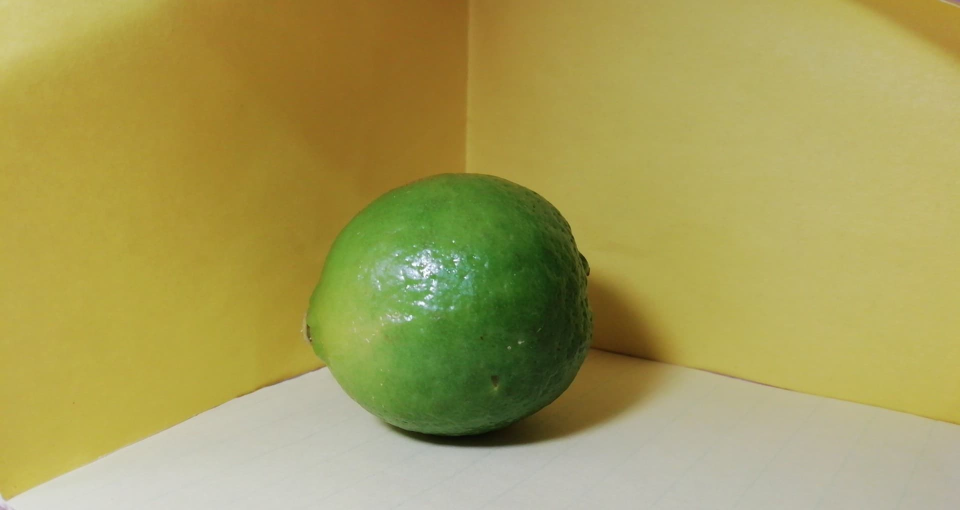
#> input picture Limon.jpg, 1920 x 1020 px (shown at 1/2 size)
$ python Loading_Images.py
#> lines starting #> are read from the running program, lines starting #| are printed output that depends on the picture
import cv2
import numpy as np
from matplotlib import pyplot as plt

img = cv2.imread('Limon.jpg',cv2.IMREAD_GRAYSCALE)
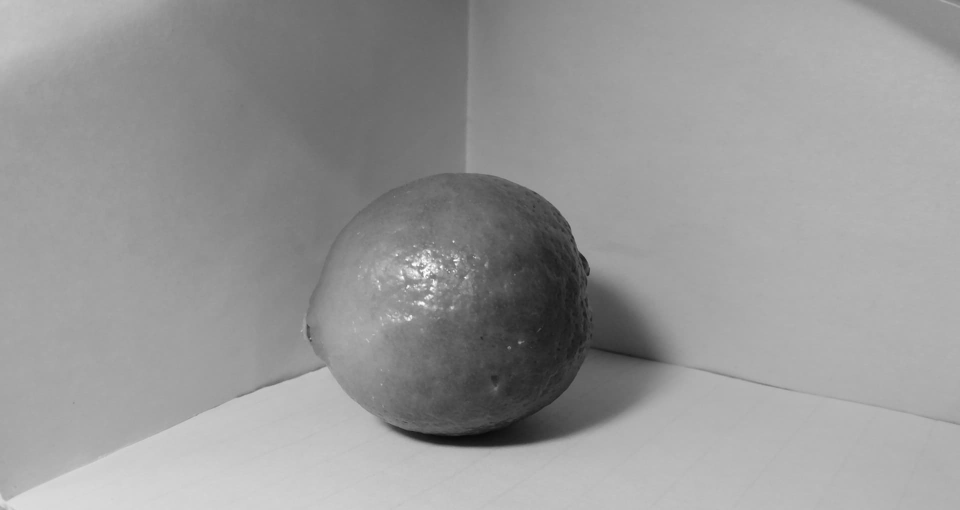
#> img: shape (1020, 1920) (shown at 1/2 size); min 8, max 255, mean 151.7
#cv2.imshow('image',img)
plt.imshow(img, cmap = 'gray', interpolation = 'bicubic')
plt.xticks([]), plt.yticks([])  # to hide tick values on X and Y axis
plt.plot([200,300,400],[100,200,300],'c', linewidth=5)
plt.show()
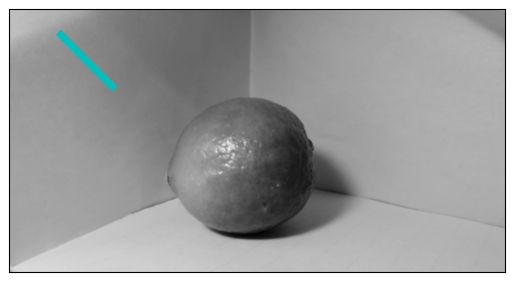
#> figure drawn by matplotlib, 1 panel
cv2 . imwrite ( 'Limongray.png' , img )
cv2.waitKey(0)
cv2.destroyAllWindows()
